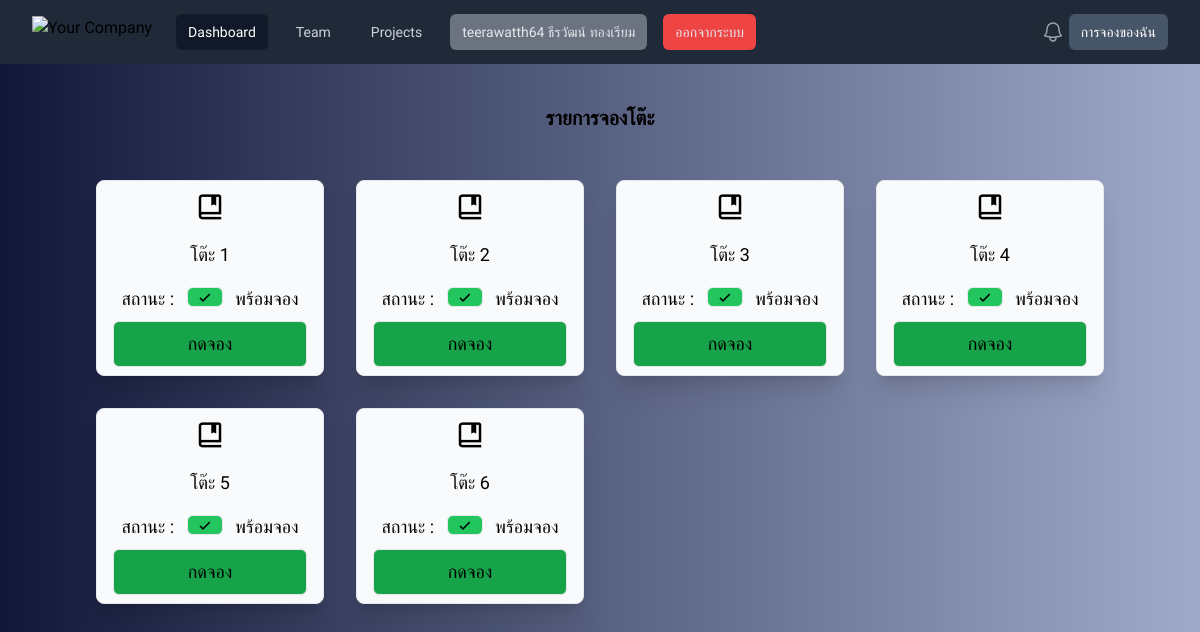
Screenshot of / (signed in) with the database file from the repository.
### app/models.py (models this page shows)
class Table(models.Model):
    user = models.ForeignKey(User,on_delete=models.CASCADE,null=True,blank=True)
    table = models.IntegerField()
    status = models.BooleanField(default=False)

### app/views.py (the view)
# urls.py: path('',home,name='home'),
def home(request):
    table = Table.objects.all()
    booking_list = Booking_drink.objects.filter(status=True,cancel=False)
    print(booking_list)
    return render(request,'home.html',{'table':table,'booking_list':booking_list})

### app/templates/home.html (shortened to what this page needs)
<!DOCTYPE html>
<html lang="en">
<head>
    <script src="https://cdn.tailwindcss.com"></script>
    <link href='https://unpkg.com/boxicons@2.1.4/css/boxicons.min.css' rel='stylesheet'>
</head>
<body style="font-family: prompt;" class="bg-gradient-to-r from-[#111738] to-[#9faaca]">
    <nav class="bg-gray-800">
        <div class="mx-auto max-w-7xl px-2 sm:px-6 lg:px-8">
            <div class="relative flex h-16 items-center justify-between">
                <div class="flex flex-1 items-center justify-center sm:items-stretch sm:justify-start">
                    <div class="flex flex-shrink-0 items-center">
                        <img class="h-8 w-auto" src="https://tailwindui.com/img/logos/mark.svg?color=indigo&shade=500"
                            alt="Your Company">
                    </div>
                    <div class="hidden sm:ml-6 sm:block">
                        <div class="flex space-x-4">
                            <a href="/" class="bg-gray-900 text-white rounded-md px-3 py-2 text-sm font-medium"
                                aria-current="page">Dashboard</a>
                            <a href="#"
                                class="text-gray-300 hover:bg-gray-700 hover:text-white rounded-md px-3 py-2 text-sm font-medium">Team</a>
                            <a href="#"
                                class="text-gray-300 hover:bg-gray-700 hover:text-white rounded-md px-3 py-2 text-sm font-medium">Projects</a>
                            {% if user.is_authenticated %}
                            <a href="{% url 'profile' %}"
                                class="text-gray-200 hover:bg-gray-700 bg-gray-500 hover:text-white rounded-md px-3 py-2 text-sm font-medium">
                                {{user }} {{user.first_name }} {{user.last_name }}</a>
                            <a href="{% url 'logout' %}"
                                class="text-gray-200 hover:bg-gray-700 bg-red-500 hover:text-white rounded-md px-3 py-2 text-sm font-medium">ออกจากระบบ</a>
                            {% else %}
                            <a href="{% url 'login' %}"
                                class="text-gray-800 hover:bg-yellow-700 bg-yellow-500 hover:text-white rounded-md px-3 py-2 text-sm font-medium">เข้าสู่ระบบ</a>
                            {% endif %}
                        </div>
                    </div>
                </div>
                <div class="absolute inset-y-0 right-0 flex items-center pr-2 sm:static sm:inset-auto sm:ml-6 sm:pr-0">
                    <button type="button"
                        class="relative rounded-full bg-gray-800 p-1 text-gray-400 hover:text-white focus:outline-none focus:ring-2 focus:ring-white focus:ring-offset-2 focus:ring-offset-gray-800">
                        <span class="absolute -inset-1.5"></span>
                    </button>
                    {% if user.is_staff %}
                    <a href="{% url 'booking_list' %}"
                        class=" hover:bg-slate-700 bg-slate-600 text-white hover:text-white rounded-md px-3 py-2 text-sm font-medium">ดูการจอง</a>
                    {% else %}
                    <a href="{% url 'booking_list' %}"
                        class=" hover:bg-slate-700 bg-slate-600 text-white hover:text-white rounded-md px-3 py-2 text-sm font-medium">การจองของฉัน</a>
                    {% endif %}
                </div>
            </div>
        </div>
    </nav>
    <div class="mt-10">
        {% block content %}
        <div class="text-center text-xl font-bold">
            <p>รายการจองโต๊ะ</p>
        </div>
        <div class="flex justify-center gap-4 mt-10 mb-10">
            <div class="container text-center">
                <div class="grid md:grid-cols-4 md:gap-4 grid-cols-2 gap-2 md:text-lg text-sm">
                    {% for i in table %}
                    <div class="border bg-slate-50 rounded-lg shadow-xl m-2">
                        <i class='bx bx-book-bookmark p-2 text-3xl rounded-lg'></i>
                        <p class="p-2">โต๊ะ {{ i.table }}</p>
                        {% if i.status == True %}
                        <p class="p-2">สถานะ :
                            <i class='bx bx-message-square-x mx-2 bg-red-500 border rounded-md px-2'></i>
                            จองแล้ว
                        </p>
                        <a href="#" class="">
                            <div class="ml-4 mr-4 p-2 bg-red-600 border rounded-md px-2 mb-2">
                                จองแล้ว {{ i.user.first_name }} {{ i.user.last_name }}
                            </div>
                        </a>
                        {% else %}
                        <p class="p-2">สถานะ :
                            <i class='bx bx-check mx-2 bg-green-500  border rounded-md px-2'></i> พร้อมจอง
                        </p>
                        <a href="{% url 'booking' i.id %}" class="">
                            <div class="ml-4 mr-4 p-2 bg-green-600 hover:scale-105  border rounded-md px-2 mb-2">
                                กดจอง
                            </div>
                        </a>
                        {% endif %}
                    </div>
                    {% endfor %}
                </div>
            </div>
        </div>
        {% endblock %}
    </div>
</body>
</html>

### rows the page displays
Table: table "1", shows "สถานะ :", status False (drawn)
Table: table "2", shows "สถานะ :", status False (drawn)
Table: table "3", shows "สถานะ :", status False (drawn)
Table: table "4", shows "สถานะ :", status False (drawn)
Table: table "5", shows "สถานะ :", status False (drawn)
Table: table "6", shows "สถานะ :", status False (drawn)

### other values shown
{{ user }} "teerawatth64"
{{ user.first_name }} "ธีรวัฒน์"
{{ user.last_name }} "ทองเรียม"
